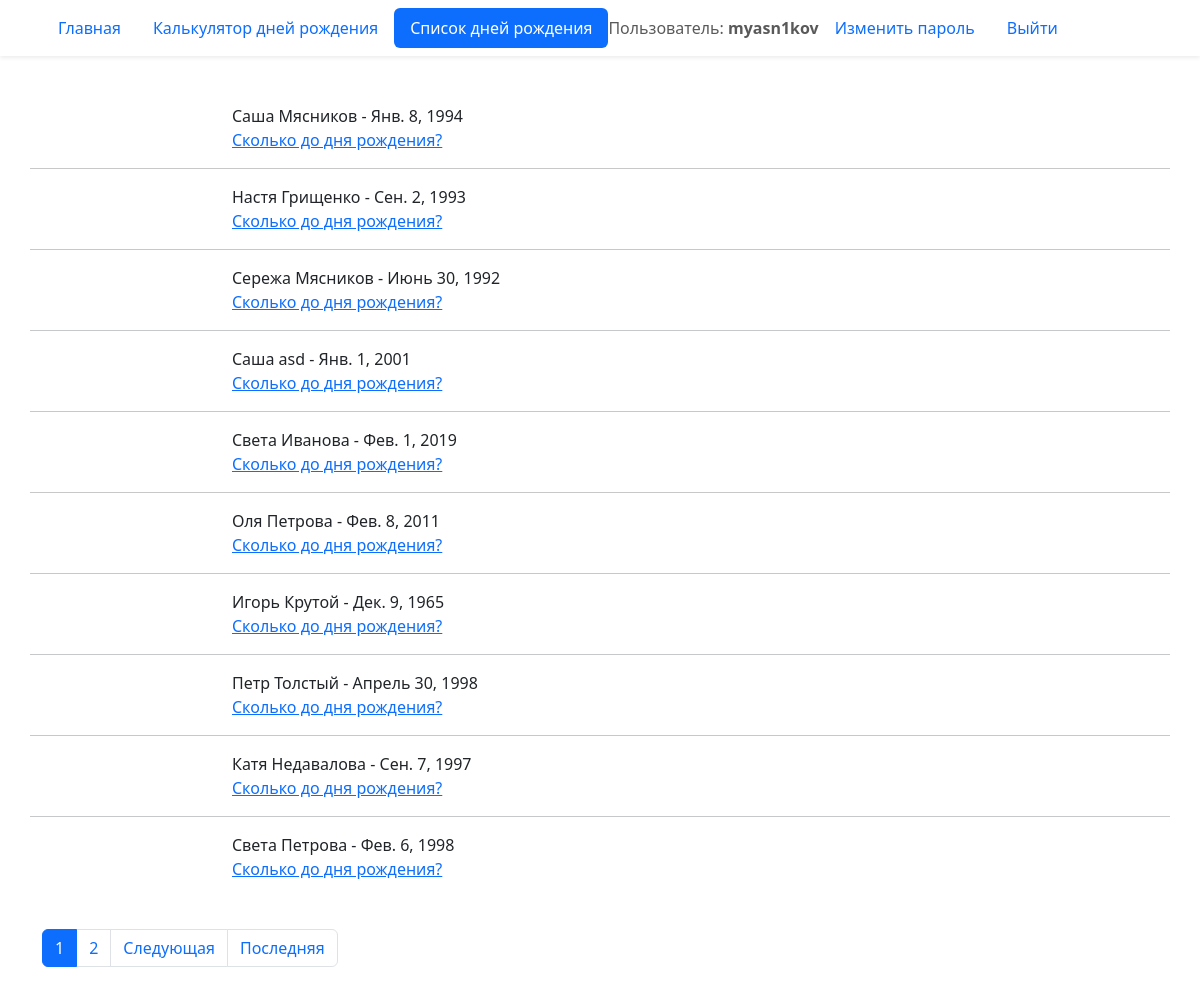
The page /birthday/list/ (signed in) on the database its author committed.
### birthday/models.py (models this page shows, shortened)
class Birthday(models.Model):
    first_name = models.CharField('Имя', max_length=20)
    last_name = models.CharField(
        'Фамилия', blank=True, help_text='Необязательное поле', max_length=20
    )
    birthday = models.DateField('Дата рождения', validators=(real_age,))
    image = models.ImageField('Фото', upload_to='birthdays_images', blank=True)
    author = models.ForeignKey(User, verbose_name='Автор записи',
                               on_delete=models.CASCADE, null=True)
    class Meta:
        verbose_name = 'Запись'
        constraints = (
            models.UniqueConstraint(
                fields=('first_name', 'last_name', 'birthday'),
                name='Unique person constraint',
            ),
        )

### birthday/views.py (the view)
# urls.py: path('list/', views.BirthdayListView.as_view(), name='list'),
class BirthdayListView(ListView):
    model = Birthday
    ordering = 'id'
    paginate_by = 10

### templates/birthday/birthday_list.html (shortened to what this page needs)
{% extends "base.html" %}
{% block content %}
  {% for birthday in page_obj %}
    <div class="row">
      <div class="col-2">
      </div>
      <div class="col-10">
        <div>
          {{ birthday.first_name }} {{ birthday.last_name }} - {{ birthday.birthday }}<br>
          <a href="{% url 'birthday:detail' birthday.id %}">Сколько до дня рождения?</a>
        </div>
      </div>
      {% if not forloop.last %}
        <hr class="mt-3">
      {% endif %}
    </div>
  {% endfor %}
  {% include "includes/paginator.html" %}
{% endblock %}

### templates/includes/header.html (shortened to what this page needs)
<header>
  <nav class="navbar shadow-sm">
    <div class="container">
      {% with request.resolver_match.view_name as view_name %}
        <ul class="nav nav-pills">
          <li class="nav-item">
            <a class="nav-link {% if view_name == 'pages:homepage' %} active {% endif %}"
              href="{% url 'pages:homepage' %}">
              Главная
            </a>
          </li>
          <li class="nav-item">
            <a class="nav-link {% if view_name == 'birthday:create' %} active {% endif %}"
              href="{% url 'birthday:create' %}">
              Калькулятор дней рождения
            </a>
          </li>
          <li class="nav-item">
            <a class="nav-link {% if view_name == 'birthday:list' %} active {% endif %}" href="{% url 'birthday:list' %}">
              Cписок дней рождения
            </a>
          </li>
          {% if user.is_authenticated %}
            <span class="navbar-text">Пользователь: <b>{{ user.username }}</b></span>
            <li class="nav-item">
              <a class="nav-link{% if view_name == 'password_change' %} active {% endif %}"
                href="{% url 'password_change' %}">Изменить пароль</a>
            </li>
            <li class="nav-item">
              <a class="nav-link" href="{% url 'logout' %}">Выйти</a>
            </li>
          {% endif %}
        </ul>
      {% endwith %}
    </div>
  </nav>
</header>

### rows shown on the page
Birthday: first_name "Саша", last_name "Мясников", birthday "Янв. 8, 1994"
Birthday: first_name "Настя", last_name "Грищенко", birthday "Сен. 2, 1993"
Birthday: first_name "Сережа", last_name "Мясников", birthday "Июнь 30, 1992"
Birthday: first_name "Саша", last_name "asd", birthday "Янв. 1, 2001"
Birthday: first_name "Света", last_name "Иванова", birthday "Фев. 1, 2019"
Birthday: first_name "Оля", last_name "Петрова", birthday "Фев. 8, 2011"
Birthday: first_name "Игорь", last_name "Крутой", birthday "Дек. 9, 1965"
Birthday: first_name "Петр", last_name "Толстый", birthday "Апрель 30, 1998"
Birthday: first_name "Катя", last_name "Недавалова", birthday "Сен. 7, 1997"
Birthday: first_name "Света", last_name "Петрова", birthday "Фев. 6, 1998"

### other values the page prints
{{ user.username }} "myasn1kov"
{{ i }} "1"
{{ i }} "2"
